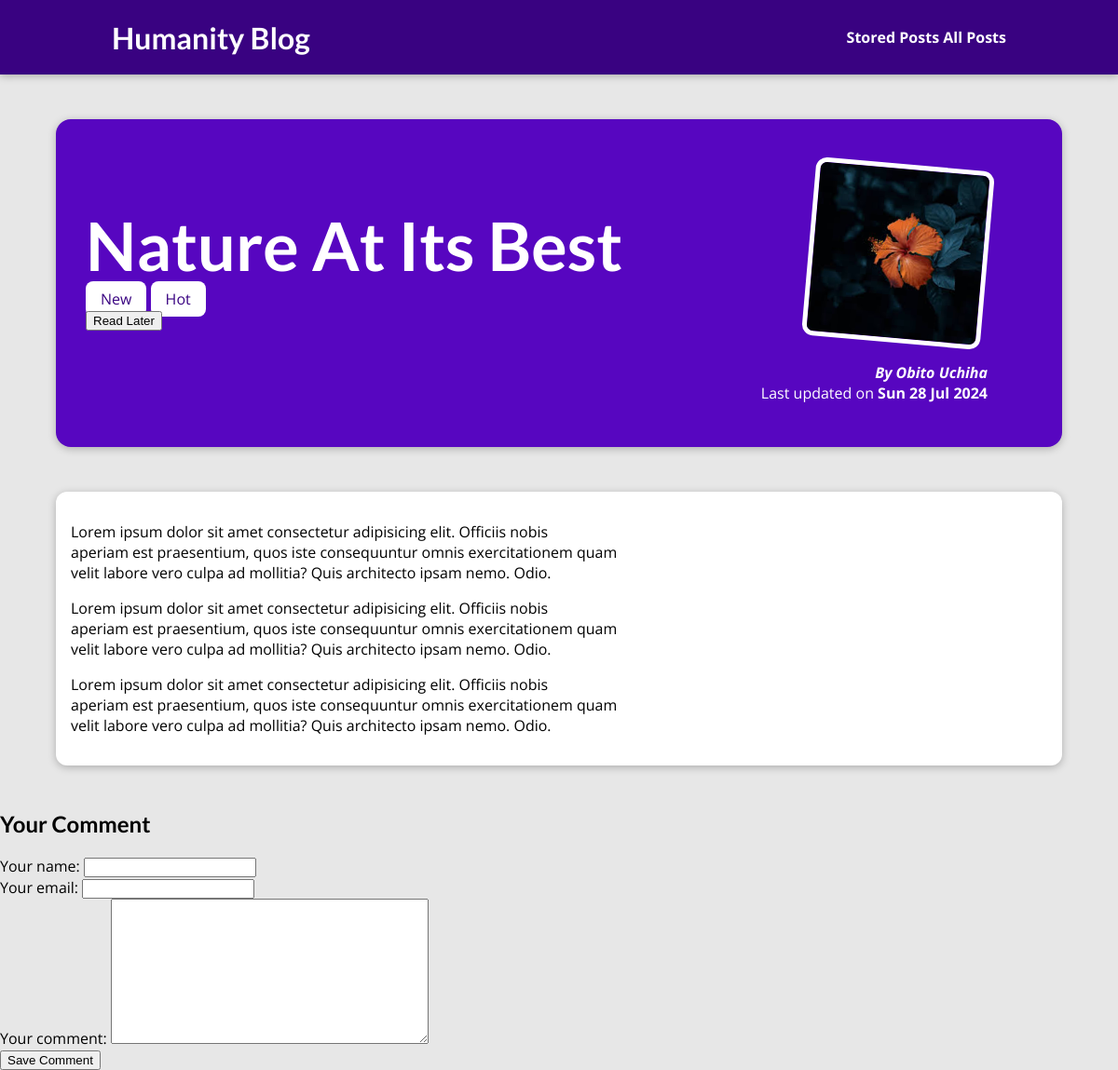
The page /posts/nature-at-its-best on the database its author committed.
### blog/models.py (models this page shows, shortened)
class Post(models.Model):
    title = models.CharField(max_length=150)
    excerpt = models.CharField(max_length=200)
    image_name = models.ImageField(upload_to = "posts", null= True)
    date = models.DateField(auto_now=True)
    slug = models.SlugField(unique=True,db_index=True)
    content = models.TextField(validators=[MinLengthValidator(10)])
    author = models.ForeignKey(Author, on_delete=models.SET_NULL, null=True, related_name="posts")
    tags = models.ManyToManyField(Tag)

class Tag(models.Model):
    caption = models.CharField(max_length=20)

class Author(models.Model):
    first_name = models.CharField(max_length=100)
    last_name = models.CharField(max_length=100)
    email_address = models.EmailField()
    def full_name(self):
        return f"{self.first_name} {self.last_name}"
    def __str__(self):
        return self.full_name()

### blog/views.py (the view, shortened to what this page needs)
# urls.py: path("posts/<slug:slug>",views.SinglePostView.as_view(),name="post-detail-page"),
class SinglePostView(View):
    def is_stored_post(self,request,post_id):
        stored_posts = request.session.get("stored_posts")
        if stored_posts is not None:
            is_saved_for_later = post_id in stored_posts
        else:
            is_saved_for_later = False
        return is_saved_for_later
    def get(self,request,slug):
        post = Post.objects.get(slug=slug)
        context = {
            "post": post,
            "post_tags": post.tags.all(),
            "comment_form": CommentForm(),
            "comments": post.comments.all().order_by("-id"),
            "saved_for_later":self.is_stored_post(request,post.id)
        }
        return render(request, "blog/post-details.html", context)

### blog/forms.py
class CommentForm(forms.ModelForm):
    class Meta:
        model = Comments
        exclude = ['post']
        labels = {
            "user_name": "Your name",
            "user_email": "Your email",
            "text": "Your comment"
        }

### blog/templates/blog/post-details.html (shortened to what this page needs)
    {% extends "base.html" %}
    {% load static %}
    {% block css_files%}
        <link rel="stylesheet" href="{% static "blog/includes/post-details.css" %}" />
    {% endblock %}
    {% block content %}
        <section id="summary">
            <h2>{{post.title}}</h2>
            <div>
                {% for tag in post_tags %}
                    <span class="tag">{{ tag.caption }}</span>
                {% endfor %}
            </div>
            <div id="read-later">
                <form action="{% url "read-later" %}" method="POST">
                    <button>
                        {% if saved_for_later %}
                            Remove from "Read Later" List
                        {% else %}
                            Read Later
                        {% endif %}
                    </button>
                </form>
            </div>
            <article>
                <img src="{{post.image_name.url}}" alt="{{post.title}}">
                <address>By <a href="mailto:{{ post.author.email_address }}">{{post.author}}</a></address>
                <div>Last updated on <time>{{post.date|date:"D d M Y"}}</time></div>
            </article>
        </section>
        <main>
            {{post.content|linebreaks}}
        </main>
        <section id="comment-form">
            <h2>Your Comment</h2>
            <form action="{% url "post-detail-page" post.slug %}" method="POST">
                {% for form_field in comment_form %}
                    <div class="form-control {% if form_field.errors %}invalid{% endif %}">
                        {{ form_field.label_tag }}
                        {{ form_field }}
                    </div>
                {% endfor %}
                <button>Save Comment</button>
            </form>
        </section>
    {% endblock %}

### static/app.css (style rules this page uses)
* { box-sizing: border-box; }
html { font-family: 'Open Sans', 'Lato', sans-serif; }
body { margin: 0; }
h1, h2, h3 { font-family: 'Lato', sans-serif; font-weight: bold; }

### blog/static/blog/includes/post-details.css (style rules this page uses)
body { background-color: #e7e7e7; }
#summary { margin: 8rem auto 3rem auto; padding: 2rem; width: 90%; max-width: 90rem; border-radius: 16px; background-color: #5706c0; position: relative; box-shadow: 0 2px 8px rgba(0, 0, 0, 0.25); height: 22rem; }
#summary h2 { color: white; font-size: 4.5rem; margin-bottom: 0.25rem; }
#summary article { position: absolute; top: 2rem; right: 3rem; padding: 1rem 2rem; border-radius: 12px; text-align: right; color: white; }
#summary article img { width: 12rem; height: 12rem; border-radius: 12px; transform: rotateZ(5deg); border: 5px solid white; margin-bottom: 1rem; }
#summary address { font-weight: bold; }
#summary a { color: white; text-decoration: none; }
#summary time { font-weight: bold; }
main { width: 90%; max-width: 90rem; margin: 3rem auto; background-color: white; padding: 1rem; border-radius: 12px; box-shadow: 0 2px 8px rgba(0, 0, 0, 0.25); }
.tag { background-color: white; color: #390281; padding: 0.5rem 1rem; border-radius: 8px; }

### rows shown on the page
Post: title "Nature At Its Best", image_name (picture), author "Obito Uchiha", date "Sun 28 Jul 2024", content "Lorem ipsum dolor sit amet consectetur adipisicing elit. Officiis nobis aperiam est praesentium, quos iste consequuntur omnis exercitationem quam velit labore vero culpa ad mollitia? Quis architecto ipsam nemo. Odio. Lorem ipsum dolor sit amet consectetur adipisicing elit. Officiis nobis aperiam est praesentium, quos iste consequuntur omnis exercitationem quam velit labore vero culpa ad mollitia? Quis architecto ipsam nemo. Odio. Lorem ipsum dolor sit amet consectetur adipisicing elit. Officiis nobis aperiam est praesentium, quos iste consequuntur omnis exercitationem quam velit labore vero culpa ad mollitia? Quis architecto ipsam nemo. Odio."
Tag: caption "New"
Tag: caption "Hot"
